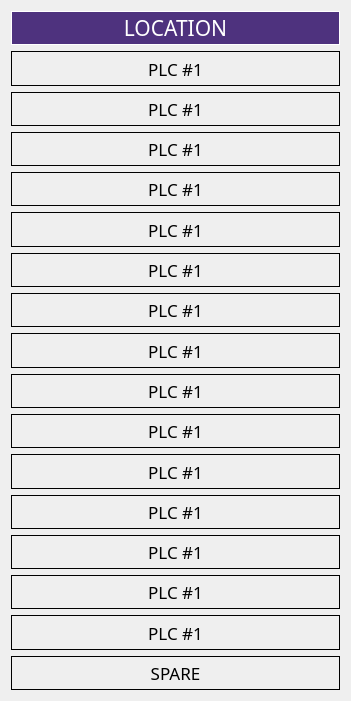
    <widget class="QWidget" name="verticalLayoutWidget">
     <property name="geometry">
      <rect>
       <x>10</x>
       <y>250</y>
       <width>351</width>
       <height>701</height>
      </rect>
     </property>
     <layout class="QVBoxLayout" name="verticalLayout">
      <item>
       <widget class="QLabel" name="label">
        <property name="font">
         <font>
          <family>Bahnschrift</family>
          <pointsize>16</pointsize>
          <weight>9</weight>
          <italic>false</italic>
          <bold>false</bold>
         </font>
        </property>
        <property name="layoutDirection">
         <enum>Qt::LeftToRight</enum>
        </property>
        <property name="autoFillBackground">
         <bool>false</bool>
        </property>
        <property name="styleSheet">
         <string notr="true">font: 75 16pt &quot;Bahnschrift&quot;;
background-color: rgb(78, 50, 126);
color:rgb(255,255,255);</string>
        </property>
        <property name="frameShape">
         <enum>QFrame::Panel</enum>
        </property>
        <property name="text">
         <string>LOCATION</string>
        </property>
        <property name="alignment">
         <set>Qt::AlignCenter</set>
        </property>
        <property name="openExternalLinks">
         <bool>false</bool>
        </property>
       </widget>
      </item>
      <item>
       <widget class="QLabel" name="label_location_1">
        <property name="font">
         <font>
          <family>Bahnschrift</family>
          <pointsize>13</pointsize>
          <weight>50</weight>
          <italic>false</italic>
          <bold>false</bold>
         </font>
        </property>
        <property name="styleSheet">
         <string notr="true"/>
        </property>
        <property name="frameShape">
         <enum>QFrame::Panel</enum>
        </property>
        <property name="text">
         <string>PLC #1</string>
        </property>
        <property name="alignment">
         <set>Qt::AlignCenter</set>
        </property>
       </widget>
      </item>
      <item>
       <widget class="QLabel" name="label_location_2">
        <property name="font">
         <font>
          <family>Bahnschrift</family>
          <pointsize>13</pointsize>
          <weight>50</weight>
          <italic>false</italic>
          <bold>false</bold>
         </font>
        </property>
        <property name="styleSheet">
         <string notr="true"/>
        </property>
        <property name="frameShape">
         <enum>QFrame::Panel</enum>
        </property>
        <property name="text">
         <string>PLC #1</string>
        </property>
        <property name="alignment">
         <set>Qt::AlignCenter</set>
        </property>
       </widget>
      </item>
      <item>
       <widget class="QLabel" name="label_location_3">
        <property name="font">
         <font>
          <family>Bahnschrift</family>
          <pointsize>13</pointsize>
          <weight>50</weight>
          <bold>false</bold>
         </font>
        </property>
        <property name="frameShape">
         <enum>QFrame::Panel</enum>
        </property>
        <property name="text">
         <string>PLC #1</string>
        </property>
        <property name="alignment">
         <set>Qt::AlignCenter</set>
        </property>
       </widget>
      </item>
      <item>
       <widget class="QLabel" name="label_location_4">
        <property name="font">
         <font>
          <family>Bahnschrift</family>
          <pointsize>13</pointsize>
          <weight>50</weight>
          <bold>false</bold>
         </font>
        </property>
        <property name="frameShape">
         <enum>QFrame::Panel</enum>
        </property>
        <property name="text">
         <string>PLC #1</string>
        </property>
        <property name="alignment">
         <set>Qt::AlignCenter</set>
        </property>
       </widget>
      </item>
      <item>
       <widget class="QLabel" name="label_location_5">
        <property name="font">
         <font>
          <family>Bahnschrift</family>
          <pointsize>13</pointsize>
          <weight>50</weight>
          <bold>false</bold>
         </font>
        </property>
        <property name="frameShape">
         <enum>QFrame::Panel</enum>
        </property>
        <property name="text">
         <string>PLC #1</string>
        </property>
        <property name="alignment">
         <set>Qt::AlignCenter</set>
        </property>
       </widget>
      </item>
      <item>
       <widget class="QLabel" name="label_location_6">
        <property name="font">
         <font>
          <family>Bahnschrift</family>
          <pointsize>13</pointsize>
          <weight>50</weight>
          <bold>false</bold>
         </font>
        </property>
        <property name="frameShape">
         <enum>QFrame::Panel</enum>
        </property>
        <property name="text">
         <string>PLC #1</string>
        </property>
        <property name="alignment">
         <set>Qt::AlignCenter</set>
        </property>
       </widget>
      </item>
      <item>
       <widget class="QLabel" name="label_location_7">
        <property name="font">
         <font>
          <family>Bahnschrift</family>
          <pointsize>13</pointsize>
          <weight>50</weight>
          <bold>false</bold>
         </font>
        </property>
        <property name="frameShape">
         <enum>QFrame::Panel</enum>
        </property>
        <property name="text">
         <string>PLC #1</string>
        </property>
        <property name="alignment">
         <set>Qt::AlignCenter</set>
        </property>
       </widget>
      </item>
      <item>
       <widget class="QLabel" name="label_location_8">
        <property name="font">
         <font>
          <family>Bahnschrift</family>
          <pointsize>13</pointsize>
          <weight>50</weight>
          <bold>false</bold>
         </font>
        </property>
        <property name="frameShape">
         <enum>QFrame::Panel</enum>
        </property>
        <property name="text">
         <string>PLC #1</string>
        </property>
        <property name="alignment">
         <set>Qt::AlignCenter</set>
        </property>
       </widget>
      </item>
      <item>
       <widget class="QLabel" name="label_location_9">
        <property name="font">
         <font>
          <family>Bahnschrift</family>
          <pointsize>13</pointsize>
          <weight>50</weight>
          <bold>false</bold>
         </font>
        </property>
        <property name="frameShape">
         <enum>QFrame::Panel</enum>
        </property>
        <property name="text">
         <string>PLC #1</string>
        </property>
        <property name="alignment">
         <set>Qt::AlignCenter</set>
        </property>
       </widget>
      </item>
      <item>
       <widget class="QLabel" name="label_location_10">
        <property name="font">
         <font>
          <family>Bahnschrift</family>
          <pointsize>13</pointsize>
          <weight>50</weight>
          <bold>false</bold>
         </font>
        </property>
        <property name="frameShape">
         <enum>QFrame::Panel</enum>
        </property>
        <property name="text">
         <string>PLC #1</string>
        </property>
        <property name="alignment">
         <set>Qt::AlignCenter</set>
        </property>
       </widget>
      </item>
      <item>
       <widget class="QLabel" name="label_location_11">
        <property name="font">
         <font>
          <family>Bahnschrift</family>
          <pointsize>13</pointsize>
          <weight>50</weight>
          <bold>false</bold>
         </font>
        </property>
        <property name="frameShape">
         <enum>QFrame::Panel</enum>
        </property>
        <property name="text">
         <string>PLC #1</string>
        </property>
        <property name="alignment">
         <set>Qt::AlignCenter</set>
        </property>
       </widget>
      </item>
      <item>
       <widget class="QLabel" name="label_location_12">
        <property name="font">
         <font>
          <family>Bahnschrift</family>
          <pointsize>13</pointsize>
          <weight>50</weight>
          <bold>false</bold>
         </font>
        </property>
        <property name="frameShape">
         <enum>QFrame::Panel</enum>
        </property>
        <property name="text">
         <string>PLC #1</string>
        </property>
        <property name="alignment">
         <set>Qt::AlignCenter</set>
        </property>
       </widget>
      </item>
      <item>
       <widget class="QLabel" name="label_location_13">
        <property name="font">
         <font>
          <family>Bahnschrift</family>
          <pointsize>13</pointsize>
          <weight>50</weight>
          <bold>false</bold>
         </font>
        </property>
        <property name="frameShape">
         <enum>QFrame::Panel</enum>
        </property>
        <property name="text">
         <string>PLC #1</string>
        </property>
        <property name="alignment">
         <set>Qt::AlignCenter</set>
        </property>
       </widget>
      </item>
      <item>
       <widget class="QLabel" name="label_location_14">
        <property name="font">
         <font>
          <family>Bahnschrift</family>
          <pointsize>13</pointsize>
          <weight>50</weight>
          <bold>false</bold>
         </font>
        </property>
        <property name="frameShape">
         <enum>QFrame::Panel</enum>
        </property>
        <property name="text">
         <string>PLC #1</string>
        </property>
        <property name="alignment">
         <set>Qt::AlignCenter</set>
        </property>
       </widget>
      </item>
      <item>
       <widget class="QLabel" name="label_location_15">
        <property name="font">
         <font>
          <family>Bahnschrift</family>
          <pointsize>13</pointsize>
          <weight>50</weight>
          <bold>false</bold>
         </font>
        </property>
        <property name="frameShape">
         <enum>QFrame::Panel</enum>
        </property>
        <property name="text">
         <string>PLC #1</string>
        </property>
        <property name="alignment">
         <set>Qt::AlignCenter</set>
        </property>
       </widget>
      </item>
      <item>
       <widget class="QLabel" name="label_location_16">
        <property name="font">
         <font>
          <family>Bahnschrift</family>
          <pointsize>13</pointsize>
          <weight>50</weight>
          <bold>false</bold>
         </font>
        </property>
        <property name="frameShape">
         <enum>QFrame::Panel</enum>
        </property>
        <property name="text">
         <string>SPARE</string>
        </property>
        <property name="alignment">
         <set>Qt::AlignCenter</set>
        </property>
       </widget>
      </item>
     </layout>
    </widget>
